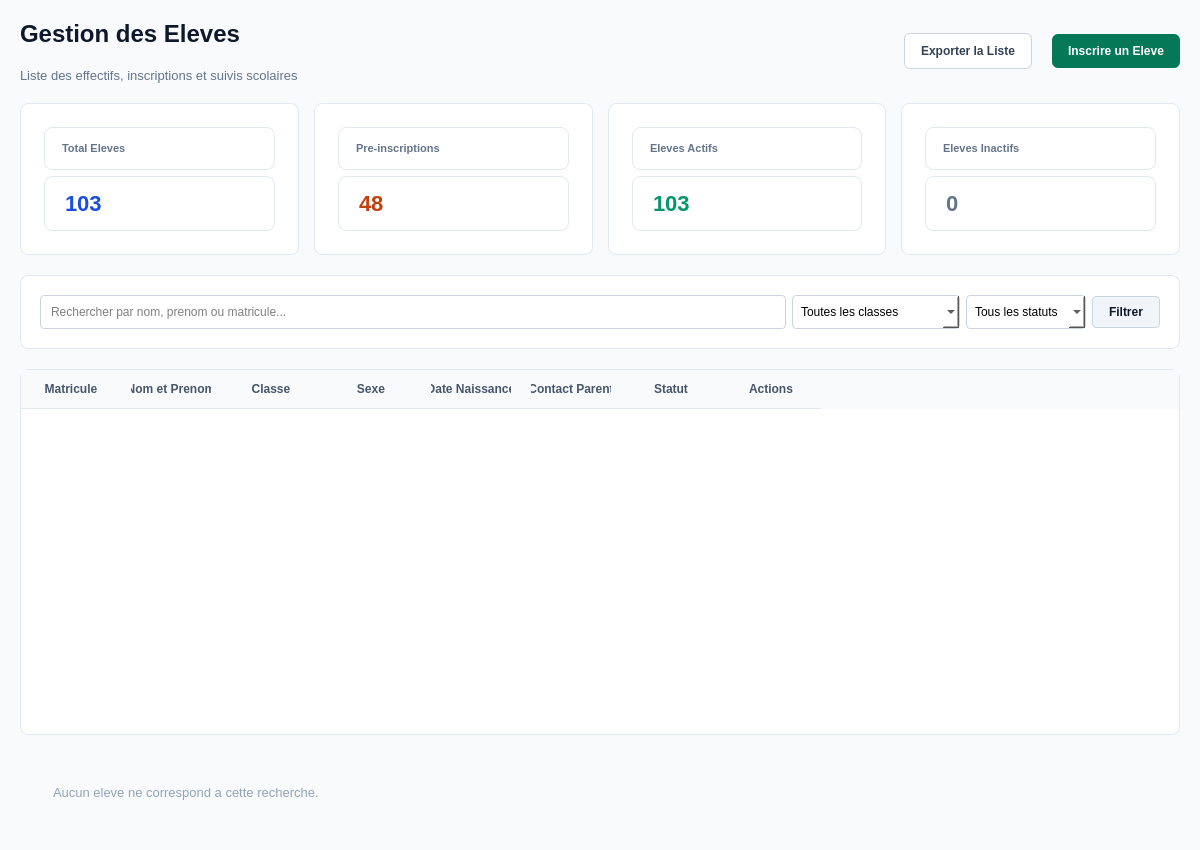
<?xml version="1.0" encoding="UTF-8"?>
<ui version="4.0">
 <class>PageEleves</class>
 <widget class="QWidget" name="PageEleves">
  <property name="geometry">
   <rect>
    <x>0</x>
    <y>0</y>
    <width>1200</width>
    <height>850</height>
   </rect>
  </property>
  <property name="windowTitle">
   <string>Gestion des Eleves</string>
  </property>
  <property name="styleSheet">
   <string>background-color: #f8fafc; font-family: 'Segoe UI', sans-serif;</string>
  </property>
  <layout class="QVBoxLayout" name="mainLayout">
   <property name="spacing">
    <number>20</number>
   </property>
   <property name="leftMargin">
    <number>20</number>
   </property>
   <property name="topMargin">
    <number>20</number>
   </property>
   <property name="rightMargin">
    <number>20</number>
   </property>
   <property name="bottomMargin">
    <number>20</number>
   </property>

   <!-- EN-TETE ET ACTIONS -->
   <item>
    <layout class="QHBoxLayout" name="headerLayout">
     <item>
      <layout class="QVBoxLayout" name="titleLayout">
       <item>
        <widget class="QLabel" name="lbl_page_title">
         <property name="styleSheet">
          <string>color: #0f172a; font-size: 24px; font-weight: bold;</string>
         </property>
         <property name="text">
          <string>Gestion des Eleves</string>
         </property>
        </widget>
       </item>
       <item>
        <widget class="QLabel" name="lbl_page_subtitle">
         <property name="styleSheet">
          <string>color: #64748b; font-size: 13px;</string>
         </property>
         <property name="text">
          <string>Liste des effectifs, inscriptions et suivis scolaires</string>
         </property>
        </widget>
       </item>
      </layout>
     </item>
     <item>
      <spacer name="headerSpacer">
       <property name="orientation">
        <enum>Qt::Horizontal</enum>
       </property>
       <property name="sizeHint" stdset="0">
        <size>
         <width>40</width>
         <height>20</height>
        </size>
       </property>
      </spacer>
     </item>
     <item>
      <widget class="QPushButton" name="btn_export_eleves">
       <property name="styleSheet">
        <string>background-color: #ffffff; color: #334155; border: 1px solid #cbd5e1; border-radius: 6px; padding: 10px 16px; font-weight: bold;</string>
       </property>
       <property name="text">
        <string>Exporter la Liste</string>
       </property>
      </widget>
     </item>
     <item>
      <widget class="QPushButton" name="btn_add_eleve">
       <property name="styleSheet">
        <string>background-color: #047857; color: white; border: none; border-radius: 6px; padding: 10px 16px; font-weight: bold;</string>
       </property>
       <property name="text">
        <string>Inscrire un Eleve</string>
       </property>
      </widget>
     </item>
    </layout>
   </item>

   <!-- CARTES DE SYNTHESE (KPIs) -->
   <item>
    <layout class="QHBoxLayout" name="kpiLayout">
     <property name="spacing">
      <number>15</number>
     </property>
     <item>
      <widget class="QFrame" name="card_total">
       <property name="styleSheet">
        <string>background-color: #ffffff; border: 1px solid #e2e8f0; border-radius: 8px; padding: 14px;</string>
       </property>
       <layout class="QVBoxLayout" name="v1">
        <item>
         <widget class="QLabel" name="t1">
          <property name="styleSheet">
           <string>color: #64748b; font-size: 11px; font-weight: bold; text-transform: uppercase;</string>
          </property>
          <property name="text">
           <string>Total Eleves</string>
          </property>
         </widget>
        </item>
        <item>
         <widget class="QLabel" name="v1_val">
          <property name="styleSheet">
           <string>color: #1d4ed8; font-size: 22px; font-weight: bold;</string>
          </property>
          <property name="text">
           <string>103</string>
          </property>
         </widget>
        </item>
       </layout>
      </widget>
     </item>
     <item>
      <widget class="QFrame" name="card_preins">
       <property name="styleSheet">
        <string>background-color: #ffffff; border: 1px solid #e2e8f0; border-radius: 8px; padding: 14px;</string>
       </property>
       <layout class="QVBoxLayout" name="v2">
        <item>
         <widget class="QLabel" name="t2">
          <property name="styleSheet">
           <string>color: #64748b; font-size: 11px; font-weight: bold; text-transform: uppercase;</string>
          </property>
          <property name="text">
           <string>Pre-inscriptions</string>
          </property>
         </widget>
        </item>
        <item>
         <widget class="QLabel" name="v2_val">
          <property name="styleSheet">
           <string>color: #c2410c; font-size: 22px; font-weight: bold;</string>
          </property>
          <property name="text">
           <string>48</string>
          </property>
         </widget>
        </item>
       </layout>
      </widget>
     </item>
     <item>
      <widget class="QFrame" name="card_actifs">
       <property name="styleSheet">
        <string>background-color: #ffffff; border: 1px solid #e2e8f0; border-radius: 8px; padding: 14px;</string>
       </property>
       <layout class="QVBoxLayout" name="v3">
        <item>
         <widget class="QLabel" name="t3">
          <property name="styleSheet">
           <string>color: #64748b; font-size: 11px; font-weight: bold; text-transform: uppercase;</string>
          </property>
          <property name="text">
           <string>Eleves Actifs</string>
          </property>
         </widget>
        </item>
        <item>
         <widget class="QLabel" name="v3_val">
          <property name="styleSheet">
           <string>color: #059669; font-size: 22px; font-weight: bold;</string>
          </property>
          <property name="text">
           <string>103</string>
          </property>
         </widget>
        </item>
       </layout>
      </widget>
     </item>
     <item>
      <widget class="QFrame" name="card_inactifs">
       <property name="styleSheet">
        <string>background-color: #ffffff; border: 1px solid #e2e8f0; border-radius: 8px; padding: 14px;</string>
       </property>
       <layout class="QVBoxLayout" name="v4">
        <item>
         <widget class="QLabel" name="t4">
          <property name="styleSheet">
           <string>color: #64748b; font-size: 11px; font-weight: bold; text-transform: uppercase;</string>
          </property>
          <property name="text">
           <string>Eleves Inactifs</string>
          </property>
         </widget>
        </item>
        <item>
         <widget class="QLabel" name="v4_val">
          <property name="styleSheet">
           <string>color: #64748b; font-size: 22px; font-weight: bold;</string>
          </property>
          <property name="text">
           <string>0</string>
          </property>
         </widget>
        </item>
       </layout>
      </widget>
     </item>
    </layout>
   </item>

   <!-- FILTRES DE RECHERCHE -->
   <item>
    <widget class="QFrame" name="filterFrame">
     <property name="styleSheet">
      <string>background-color: #ffffff; border: 1px solid #e2e8f0; border-radius: 8px; padding: 10px;</string>
     </property>
     <layout class="QHBoxLayout" name="filterLayout">
      <item>
       <widget class="QLineEdit" name="search_eleve">
        <property name="styleSheet">
         <string>padding: 8px; border: 1px solid #cbd5e1; border-radius: 4px;</string>
        </property>
        <property name="placeholderText">
         <string>Rechercher par nom, prenom ou matricule...</string>
        </property>
       </widget>
      </item>
      <item>
       <widget class="QComboBox" name="combo_classe">
        <property name="styleSheet">
         <string>padding: 8px; border: 1px solid #cbd5e1; border-radius: 4px;</string>
        </property>
        <item>
         <property name="text">
          <string>Toutes les classes</string>
         </property>
        </item>
        <item>
         <property name="text">
          <string>6E 1 COLLEGE</string>
         </property>
        </item>
        <item>
         <property name="text">
          <string>CE1 A FRANCOPHONE</string>
         </property>
        </item>
        <item>
         <property name="text">
          <string>CE2 A PRIMAIRE</string>
         </property>
        </item>
        <item>
         <property name="text">
          <string>CM1 A PRIMAIRE</string>
         </property>
        </item>
        <item>
         <property name="text">
          <string>4E A COLLEGE</string>
         </property>
        </item>
        <item>
         <property name="text">
          <string>3E A COLLEGE</string>
         </property>
        </item>
        <item>
         <property name="text">
          <string>2ND A LYCEE</string>
         </property>
        </item>
        <item>
         <property name="text">
          <string>1ERE A LYCEE</string>
         </property>
        </item>
        <item>
         <property name="text">
          <string>TLE C LYCEE</string>
         </property>
        </item>
       </widget>
      </item>
      <item>
       <widget class="QComboBox" name="combo_statut">
        <property name="styleSheet">
         <string>padding: 8px; border: 1px solid #cbd5e1; border-radius: 4px;</string>
        </property>
        <item>
         <property name="text">
          <string>Tous les statuts</string>
         </property>
        </item>
        <item>
         <property name="text">
          <string>Inscrit</string>
         </property>
        </item>
        <item>
         <property name="text">
          <string>Pre-inscrit</string>
         </property>
        </item>
        <item>
         <property name="text">
          <string>Inactif</string>
         </property>
        </item>
       </widget>
      </item>
      <item>
       <widget class="QPushButton" name="btn_apply_filter_eleves">
        <property name="styleSheet">
         <string>background-color: #f1f5f9; color: #0f172a; border: 1px solid #cbd5e1; border-radius: 4px; padding: 8px 16px; font-weight: bold;</string>
        </property>
        <property name="text">
         <string>Filtrer</string>
        </property>
       </widget>
      </item>
     </layout>
    </widget>
   </item>

   <!-- TABLEAU DES ELEVES -->
   <item>
    <widget class="QTableWidget" name="table_eleves">
     <property name="styleSheet">
      <string>
       QTableWidget {
           background-color: #ffffff;
           border: 1px solid #e2e8f0;
           border-radius: 8px;
           gridline-color: #f1f5f9;
           font-size: 13px;
       }
       QHeaderView::section {
           background-color: #f8fafc;
           color: #475569;
           font-weight: bold;
           padding: 10px;
           border: none;
           border-bottom: 1px solid #e2e8f0;
       }
       QTableWidget::item {
           padding: 6px;
           border-bottom: 1px solid #f1f5f9;
       }
      </string>
     </property>
     <property name="editTriggers">
      <set>QAbstractItemView::NoEditTriggers</set>
     </property>
     <property name="selectionBehavior">
      <enum>QAbstractItemView::SelectRows</enum>
     </property>
     <property name="alternatingRowColors">
      <bool>true</bool>
     </property>
     <property name="showGrid">
      <bool>false</bool>
     </property>
     <column>
      <property name="text">
       <string>Matricule</string>
      </property>
     </column>
     <column>
      <property name="text">
       <string>Nom et Prenom</string>
      </property>
     </column>
     <column>
      <property name="text">
       <string>Classe</string>
      </property>
     </column>
     <column>
      <property name="text">
       <string>Sexe</string>
      </property>
     </column>
     <column>
      <property name="text">
       <string>Date Naissance</string>
      </property>
     </column>
     <column>
      <property name="text">
       <string>Contact Parent</string>
      </property>
     </column>
     <column>
      <property name="text">
       <string>Statut</string>
      </property>
     </column>
     <column>
      <property name="text">
       <string>Actions</string>
      </property>
     </column>
    </widget>
   </item>

   <!-- ETAT VIDE : le controller affiche ce label (et masque table_eleves) quand la liste est vide -->
   <item>
    <widget class="QLabel" name="lbl_empty_state">
     <property name="styleSheet">
      <string>color: #94a3b8; font-size: 13px; padding: 30px; qproperty-alignment: AlignCenter;</string>
     </property>
     <property name="text">
      <string>Aucun eleve ne correspond a cette recherche.</string>
     </property>
     <property name="visible">
      <bool>false</bool>
     </property>
    </widget>
   </item>

  </layout>
 </widget>
 <resources/>
 <connections/>
</ui>
